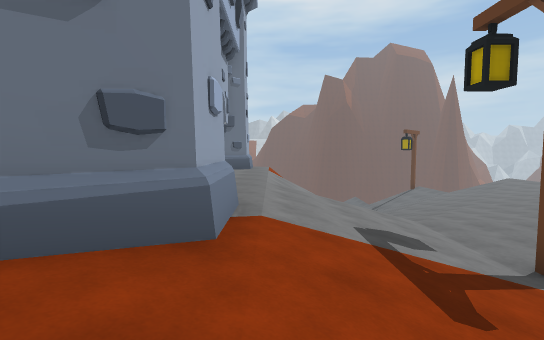
[1] (above)

14 first-person views from a walk through a scene from a Unity 3-D project. The camera is 1.4 m above the floor, tilts 4° down and sees 85° across. The floor is counted in squares, 2 m on a side. Each view is taken from the middle of a square. On the plan, view 1 faces up. The plan holds only what a view shows up to about 10 squares ahead; the rest is blank. The place goes on beyond the plan. Some surface patterns are stand-ins.

[2]
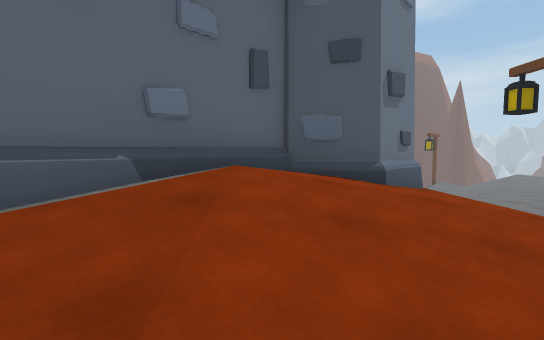

[3]
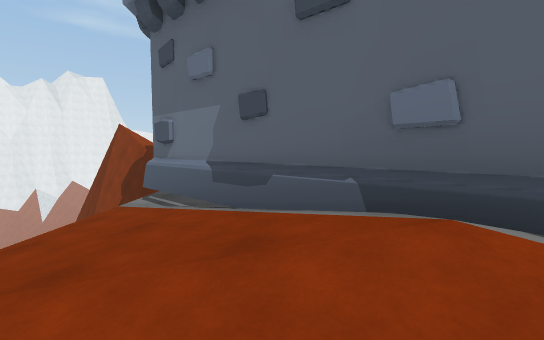

[4]
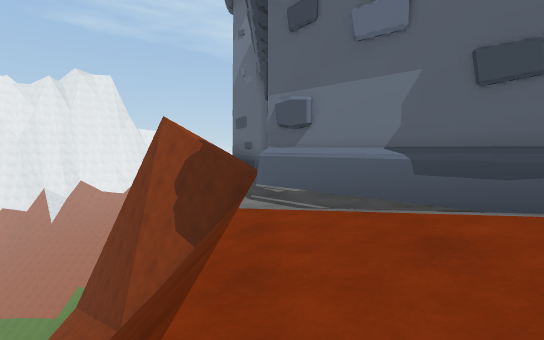

[5]
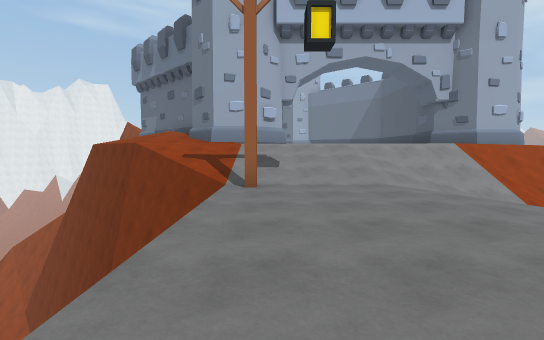

[6]
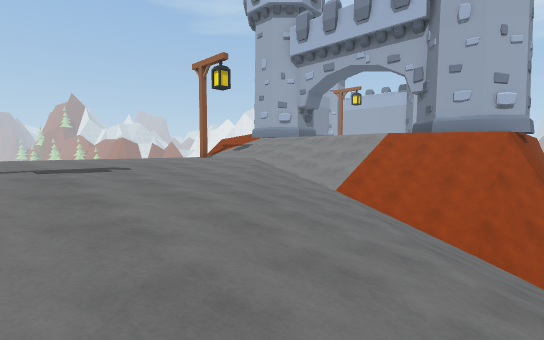

[7]
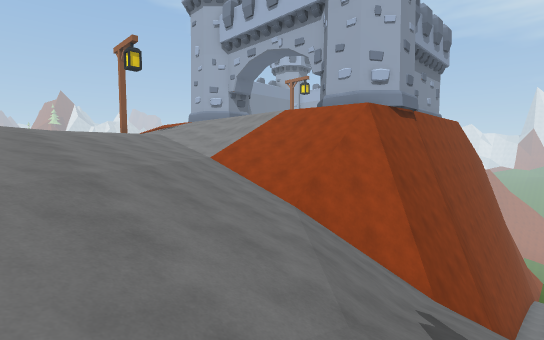

[8]
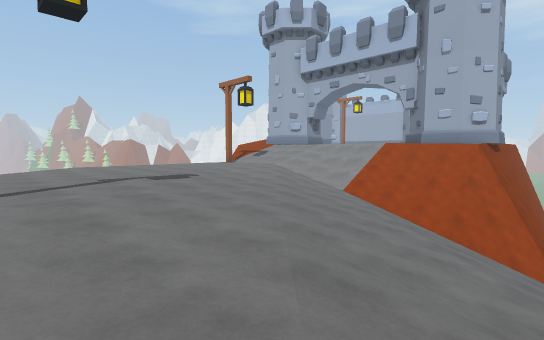

[9]
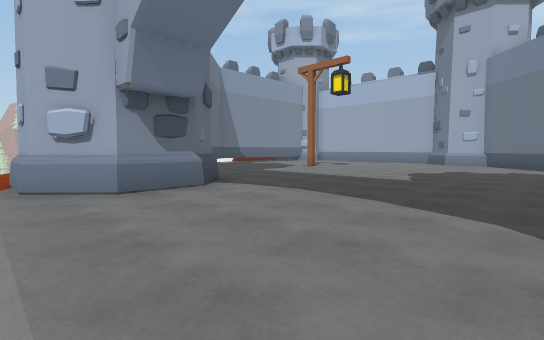

[10]
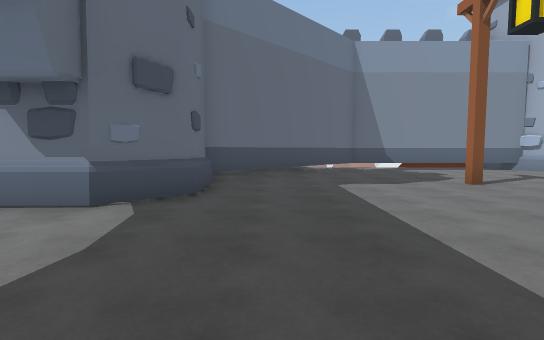

[11]
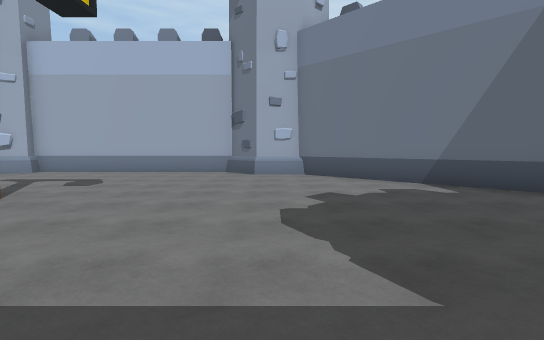

[12]
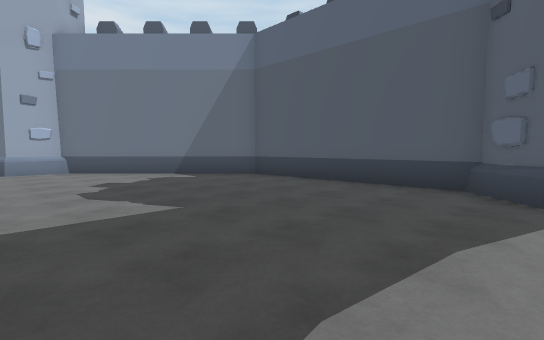

[13]
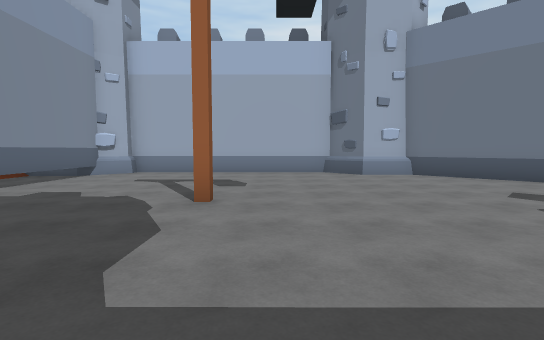

[14]
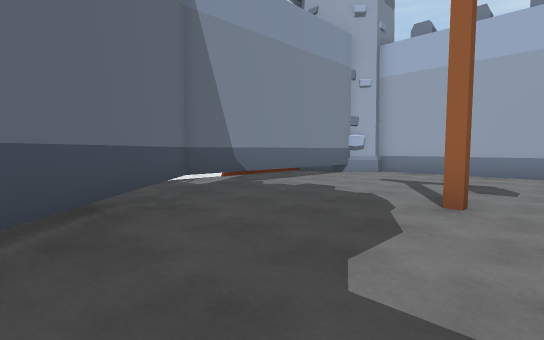

### Floor plan
Key: @ floor where view 1 was taken; # wall or solid block; . main floor; : floor 0.75 m higher than the main floor; - floor 0.75 m lower than the main floor; _ floor 1.5 m lower than the main floor; < floor 2.5 m lower than the main floor; ( floor 3.25 m lower than the main floor; ! floor 4 m lower than the main floor; / step, stairs or slope; = window, fence, low wall or low ledge; ^ raised ledge; v drop or lower ground; T tower; O other object.
Columns run from 15 left of view 1 to 12 right of it. Each row starts with its distance up from view 1.
 17                        !
 16           ######////////
 15                ###//////(/ _
 14               vv##/////((/__
 13              #Tvvv=///((<<__
 12              ##//////((<<___
 11      ######## #/////((<<____
 10     ##......#T.////((<<____O
  9    ##..........//////<______
  8   ##.........../////________
  7  ##............////_________
  6  #..............-___________
  5 ##..............-__________
  4 #...........##T.-_O_______v
  3 #...........###.-_/vvvvvv
  2 #.....O....## #.-/v
  1 #.........###/../v
  0 #........###::.@v
 -1 #.......###::./v
 -2 ##T#######::./v
 -3  ####   #.../
 -4     #vvvvvvv
 -5    ##vv vv
 -6    #vv
 -7    #v^

Positions as (right, up) in squares from view 1, and headings:
1: (0, 0), facing up
2: (-3, -3), facing up
3: (-2, -1), facing left
4: (-3, -3), facing left
5: (9, 4), facing left
6: (10, 14), facing down-left
7: (8, 17), facing down-left
8: (12, 15), facing down-left
9: (0, 9), facing down-left
10: (-5, 8), facing down
11: (-5, 6), facing left
12: (-3, 5), facing up-left
13: (-5, 3), facing left
14: (-5, 3), facing down-left
